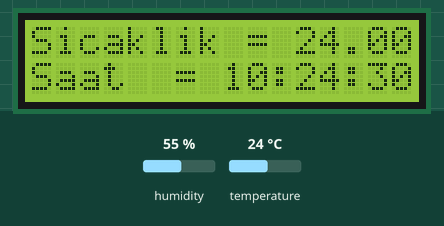
Recording of a sketch running on a simulated Arduino Uno, built with avr-gcc and run on an emulated ATmega328P. Parts: 16×2 character LCD. The inputs (shaded band) are chosen by the test bench; at power-on: temperature 24 °C, humidity 55 %. The local clock reads 2024-03-15 10:24:30 at power-on unless the sketch sets it.

Above: at 1.2 s.
1.3 s: temperature set to 12 °C
At 3.8 s:
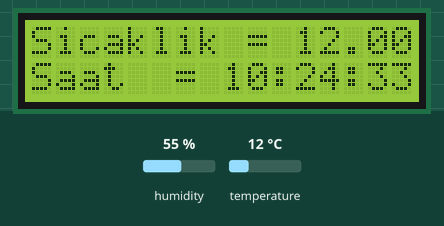
7.7 s: temperature set to 19 °C
At 10.1 s:
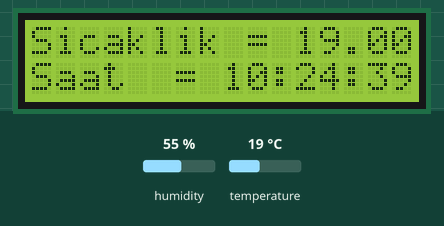
13.8 s: temperature set to 28 °C
At 16.5 s:
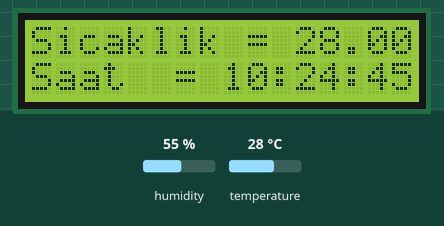
Timing chart, 0 to 18.0 s (numbered marks = the images above; inputs shaded):
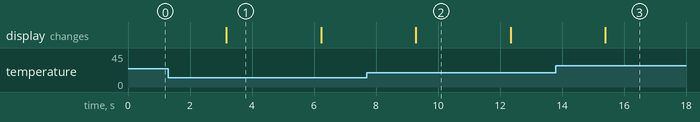

Measured:
- what the display in image 1 shows lasts 3.0 s, from 3.2 s to 6.2 s

The sketch:

aat_mod_l__ve_DHT11_S_cakl_k_Sens_r__ile_LCD_Ekran_Kullan_m_.ino
```cpp
//------------------------------------------------------------------------------------//
//------------------------------------OKTAY ALA---------------------------------------//
//---Arduino | DS1302 Saat modülü ve DHT11 Sıcaklık Sensörü ile LCD Ekran Kullanımı---//
//------------------------------------------------------------------------------------//

  //DHT11 Sensörünün kütüphanesini tanımlıyoruz
#include <dht11.h>

  //LCD Ekranının kütüphanesini tanımlıyoruz
#include <LiquidCrystal_I2C.h>

  //DS1302 RTC Saat modülünün kütüphanesini tanımlıyoruz
#include <virtuabotixRTC.h>

  //DHT11 Sensörünün bağlı olduğu pini belirtiyoruz
int DHT11_pin = 2;

  //Sensörün veri okuması için kütüphane verilerini çağırıyoruz
dht11 DHT11_sensor;

  //I2C LCD Ekranın çalışması için kütüphane verilerini çağırıyoruz
LiquidCrystal_I2C lcd = LiquidCrystal_I2C(0x27, 16, 2);

  //6. dijital pini clock pini olarak tanımladık
int CLK_PIN = 6;

  //7. dijital pini data pini olarak tanımladık
int DAT_PIN = 7;

  //8. dijital pini reset pini olarak tanımladık.
int RST_PIN = 8;

  //Kütüphane verilerinden pin atamalarını çağırıyoruz
virtuabotixRTC myRTC(CLK_PIN, DAT_PIN, RST_PIN);

void setup()
{
  //LCD Ekranın çalışması için gereken kodları yazıyoruz
  lcd.init();
  lcd.backlight();

  //Saatin ayarlamasını yapıyoruz
  //myRTC.setDS1302Time(10,00,15,1,15,03,2021);
}
void loop()
{
  //DHT11 Sensöründen gelen verileri okuyarak yeni bir değişkene tanımlıyoruz
  int chk = DHT11_sensor.read(DHT11_pin);

  //Saat verilerini güncelleyerek çağırıyoruz
  myRTC.updateTime();

  //LCD Ekran üzerinde, yazıların konumlarını belirtiyoruz
  lcd.setCursor(0, 0);
  lcd.print("Sicaklik = ");

  //Sensör üzerinden gelen sıcaklık verilerini çağırıyoruz
  lcd.print((float)DHT11_sensor.temperature, 2);

  //Saat üzerinden gelen verileri yazdırıyoruz
  lcd.setCursor(0, 1);
  lcd.print("Saat  = ");
  lcd.print(myRTC.hours);
  lcd.print(":");
  lcd.print(myRTC.minutes);
  lcd.print(":");
  lcd.print(myRTC.seconds);
  delay(1000);

  delay(2000);
}
```
